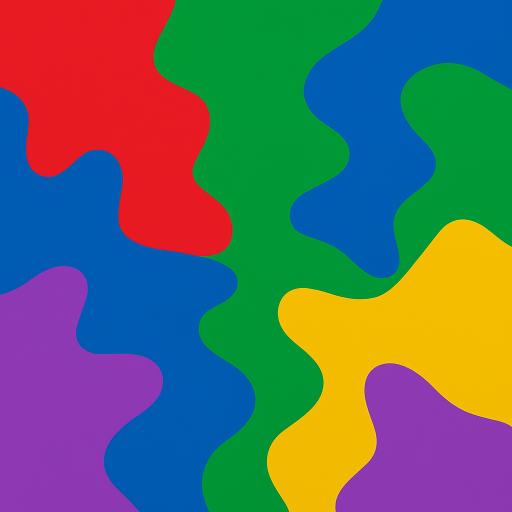
#> input picture img_form_sup/format_sup_1.png, 1024 x 1024 px (shown at 1/2 size); its folder holds only this picture in this run
$ jupyter execute --allow-errors Datasets_generation.ipynb
#> lines starting #> are read from the running program, lines starting #| are printed output that depends on the picture; after the words box and inside, x2 and y2 are one past the last pixel; in counts of white or black regions, pixels touching at a corner belong together
[cell 1]
import numpy as np
import matplotlib.pyplot as plt
from scipy import stats
import pickle
from matplotlib.colors import ListedColormap
import pandas as pd
from PIL import Image
from sklearn.cluster import KMeans
from skimage.filters.rank import modal
from skimage.morphology import disk
from scipy.ndimage import center_of_mass
from scipy.spatial.distance import cdist

[cell 2]
RANDOM_SEED = 42
np.random.seed(RANDOM_SEED)

[cell 3]
# Parameters
SHAPE = (100, 100)
MEANS = [12, 15, 19, 23, 26]
STDS = [2, 1.5, 1.25, 1.75, 2]

# Generate Gaussian matrices
gaussian_matrices = [
    np.random.normal(loc=mean, scale=std, size=SHAPE)
    for mean, std in zip(MEANS, STDS)
]

[cell 4]
# Plot settings
COLORS = ["blue", "green", "red", "orange", "purple"]
labels = [f"N(μ={mean}, σ={std})" for mean, std in zip(MEANS, STDS)]

# Create figure
plt.figure(figsize=(10, 6))

# Plot histograms
for matrix, color, label in zip(gaussian_matrices, COLORS, labels):
    plt.hist(
        matrix.ravel(),
        bins=100,
        alpha=0.6,
        color=color,
        label=label,
        density=True,
    )

# Titles and labels
plt.title("Distribution of Values in Gaussian Matrices")
plt.xlabel("Value")
plt.ylabel("Density")

# Layout
plt.legend()
plt.grid(True)
plt.tight_layout()
plt.show()
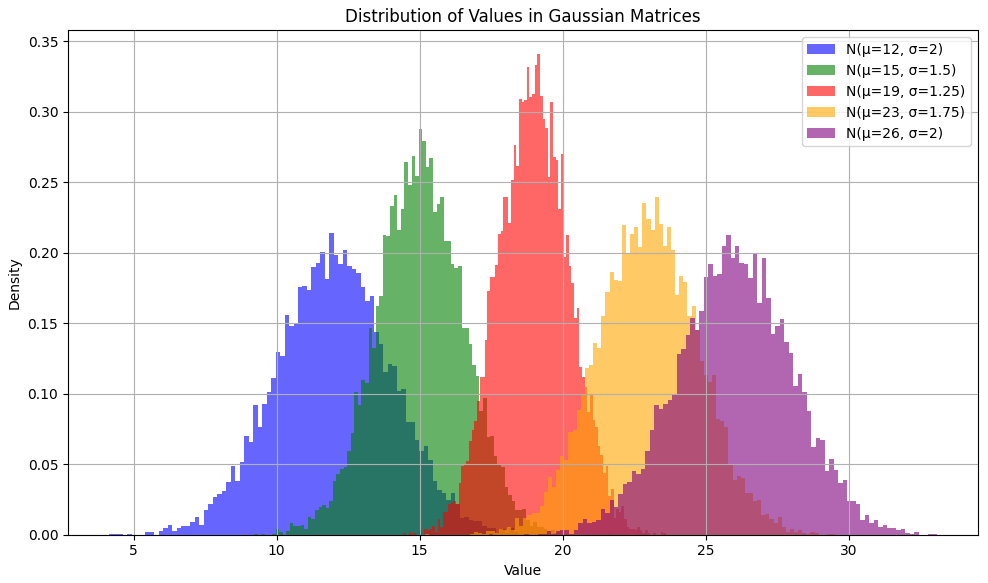
#> figure drawn by matplotlib, 1 panel; tallest bar 0.214 high, from x = 11.85 to 12; tallest bar 0.288 high, from x = 14.97 to 15.09; tallest bar 0.341 high, from x = 19.11 to 19.21

[cell 5]
# Plot settings
COLORS = ["blue", "green", "red", "orange", "purple"]
labels = [f"N(μ={mean}, σ={std})" for mean, std in zip(MEANS, STDS)]

# Create figure
plt.figure(figsize=(7, 5))

# Plot KDE curves
for matrix, color, label in zip(gaussian_matrices, COLORS, labels):
    data = matrix.ravel()
    kde = stats.gaussian_kde(data)

    x_vals = np.linspace(data.min(), data.max(), 300)
    y_vals = kde(x_vals)

    plt.plot(x_vals, y_vals, color=color, label=label)

# Titles and labels
plt.title("Kernel Density Estimation of Gaussian Distributions")
plt.xlabel("Value")
plt.ylabel("Density")

# Layout
plt.grid(True)
plt.legend()
plt.tight_layout()
plt.show()
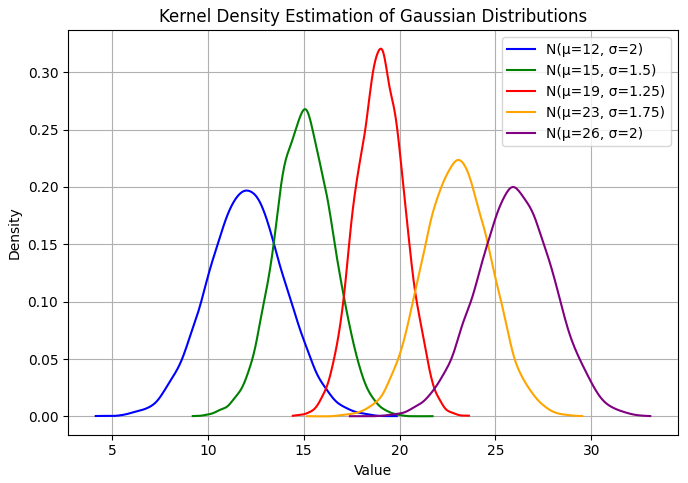
#> figure drawn by matplotlib, 1 panel; curve peaks at x = 12.03, y = 0.197; curve peaks at x = 15.07, y = 0.268; curve peaks at x = 19.01, y = 0.321

## Synthetic Datasets

We define two synthetic datasets built from Gaussian matrices:

- **SD1 (Simple Dataset 1):**
  A column-structured dataset composed of five vertical regions. Each region is generated from a different Gaussian matrix, producing five distinct clusters distributed across the columns.

- **SD2 (Simple Dataset 2):**
  A spatially structured dataset built from concentric circular regions. The background is initialized from the first Gaussian matrix, and nested circular areas are progressively filled with values from the other Gaussian matrices, creating five spatial clusters.

For each dataset, we store:
- the **data matrix**
- the associated **cluster labels**

These datasets are saved in a pickle file for reproducibility and reuse.

[cell 6]
# Simple Dataset 1 (SD1)
sd1_data = np.zeros(SHAPE)
sd1_labels = np.full(SHAPE, -1, dtype=int)

for cluster_id in range(5):
    col_start = cluster_id * 20
    col_end = col_start + 20

    sd1_data[:, col_start:col_end] = gaussian_matrices[cluster_id][:, col_start:col_end]
    sd1_labels[:, col_start:col_end] = cluster_id

[cell 7]
# Simple Dataset 2 (SD2)
ROWS, COLS = SHAPE

sd2_data = gaussian_matrices[0].copy()
sd2_labels = np.zeros((ROWS, COLS), dtype=int)  # Default background class

# Circle center
CENTER_X = 50
CENTER_Y = -20

# Decreasing radii associated with classes 1 to 4
RADII = [100, 80, 60, 40]

for cluster_id, radius in enumerate(RADII, start=1):
    source_matrix = gaussian_matrices[cluster_id]

    for x in range(ROWS):
        for y in range(COLS):
            distance = np.sqrt((x - CENTER_X) ** 2 + (y - CENTER_Y) ** 2)
            if distance < radius:
                sd2_data[x, y] = source_matrix[x, y]
                sd2_labels[x, y] = cluster_id

[cell 8]
def summarize_cluster_statistics(data, labels, means, stds, dataset_name="Dataset"):
    """
    Compute and display target and empirical statistics for each cluster.

    Parameters
    ----------
    data : np.ndarray
        Data matrix.
    labels : np.ndarray
        Cluster label matrix with integer cluster IDs.
    means : list[float]
        Target mean for each cluster.
    stds : list[float]
        Target standard deviation for each cluster.
    dataset_name : str, optional
        Name of the dataset for display.

    Returns
    -------
    pd.DataFrame
        Summary table with rounded statistics.
    """
#> called with dataset_name = 'SD1'
    summary = []

    n_clusters = len(means)

    for cluster_id in range(n_clusters):
        cluster_values = data[labels == cluster_id]

        summary.append(
            {
                "Cluster": cluster_id,
                "Target Mean": float(means[cluster_id]),
                "Empirical Mean": float(cluster_values.mean()),
                "Target Std": float(stds[cluster_id]),
                "Empirical Std": float(cluster_values.std()),
                "Samples": int(cluster_values.size),
            }
        )

    summary_df = pd.DataFrame(summary).round(2)

    display(
        summary_df.style
        .set_caption(f"{dataset_name} - Cluster Statistics")
        .format(
            {
                "Target Mean": "{:.2f}",
                "Empirical Mean": "{:.2f}",
                "Target Std": "{:.2f}",
                "Empirical Std": "{:.2f}",
            }
        )
    )

    return summary_df

#> (a cell that did not finish here is left out)

#> (a cell that did not finish here is left out)


[cell 11]
# Create a colormap using your defined COLORS
cluster_cmap = ListedColormap(COLORS)

fig, axes = plt.subplots(2, 2, figsize=(10, 8))

# SD1 data
im0 = axes[0, 0].imshow(sd1_data)
axes[0, 0].set_title("SD1 Data")
plt.colorbar(im0, ax=axes[0, 0], label="Value")

# SD1 labels (use consistent colors)
im1 = axes[0, 1].imshow(sd1_labels, cmap=cluster_cmap, vmin=0, vmax=len(COLORS)-1)
axes[0, 1].set_title("SD1 Cluster Labels")
plt.colorbar(im1, ax=axes[0, 1], label="Cluster")

# SD2 data
im2 = axes[1, 0].imshow(sd2_data)
axes[1, 0].set_title("SD2 Data")
plt.colorbar(im2, ax=axes[1, 0], label="Value")

# SD2 labels (same colormap)
im3 = axes[1, 1].imshow(sd2_labels, cmap=cluster_cmap, vmin=0, vmax=len(COLORS)-1)
axes[1, 1].set_title("SD2 Cluster Labels")
plt.colorbar(im3, ax=axes[1, 1], label="Cluster")

for ax in axes.ravel():
    ax.set_xlabel("Column")
    ax.set_ylabel("Row")

plt.tight_layout()
plt.show()
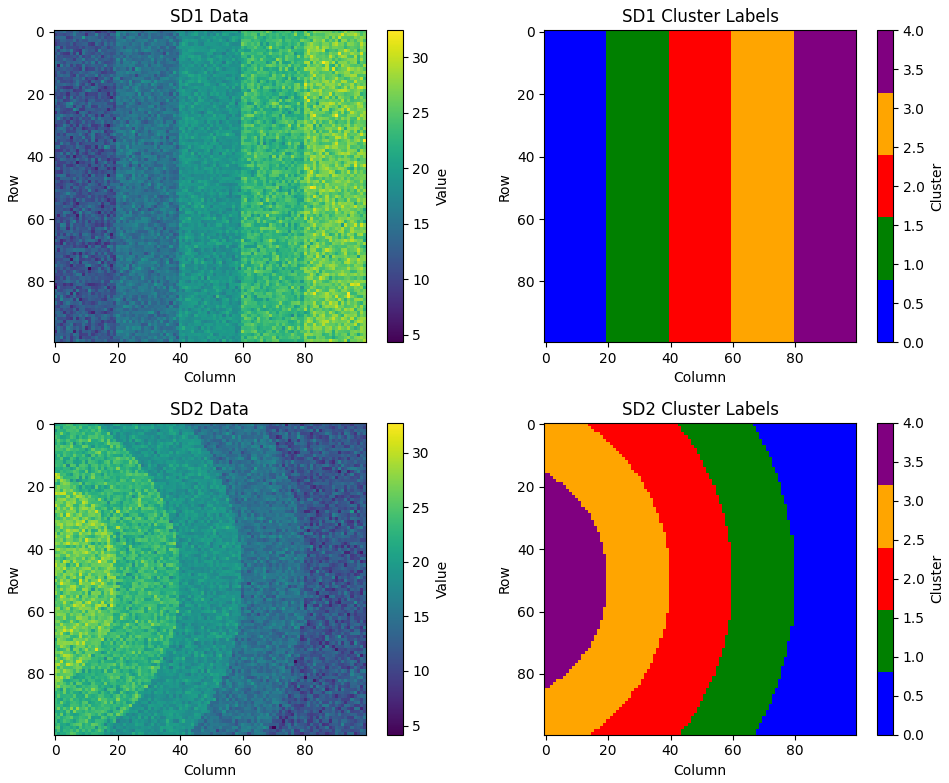
#> figure drawn by matplotlib, 8 panels
#> further down, image is the input picture: PIL image 1024x1024 RGB; mean R, G, B 89.9, 106.2, 99.9
#> `image_resized = image.resize((IMAGE_SIZE, IMAGE_SIZE))`:
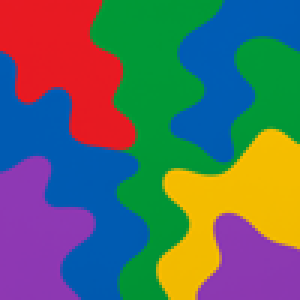
#> image_resized: PIL image 100x100 RGB (shown 3 times larger); mean R, G, B 90.1, 106.2, 99.9
#> `pixel_labels = kmeans.fit_predict(pixels)`: pixel_labels = 10000 values, max 4 at index 0, min 0 at index 34, mean 1.76
#> `label_matrix = pixel_labels.reshape((IMAGE_SIZE, IMAGE_SIZE))`:
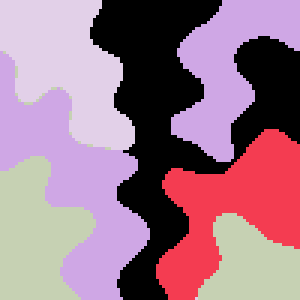
#> label_matrix: shape (100, 100) int32 (shown 3 times larger); 5 distinct labels, from 0 to 4; one colour per label, 0 black

[cell 12]
datasets = {
    "SD1": {
        "data": sd1_data,
        "labels": sd1_labels,
    },
    "SD2": {
        "data": sd2_data,
        "labels": sd2_labels,
    }
}

with open("simple_datasets.pkl", "wb") as file:
    pickle.dump(datasets, file)

## Geological Synthetic Datasets (GSD)

We generate geological synthetic datasets from reference images.

Each image is resized and converted into an RGB array. A KMeans clustering is then applied to the pixel values to identify five spatial regions. The resulting label maps are smoothed and reordered to improve spatial consistency.

For each cluster, Gaussian values are generated using predefined mean and standard deviation parameters. This produces a synthetic dataset associated with a ground-truth cluster map.

[cell 13]
def smooth_labels_fast(label_matrix, radius=5):
#> called with radius = 5
    label_uint8 = label_matrix.astype(np.uint8)
    return modal(label_uint8, disk(radius))
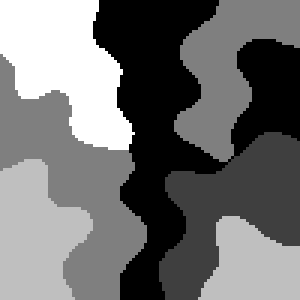
#> returned value: shape (100, 100) (shown 3 times larger); min 0, max 4, mean 1.76; drawn with min black and max white

[cell 14]
def reorder_labels_by_spatial_proximity(label_matrix, n_labels=5):
#> called with n_labels = 5
    new_label_matrix = np.zeros_like(label_matrix)

    # 1. Trouver les centres de chaque cluster
    centers = np.array([center_of_mass(label_matrix == i) for i in range(n_labels)])
#> centers = [[37.4, 59.84], [69.15, 77.04], [45.44, 45.04], [81.95, 40.05], [21.22, 21.54]]

    # 2. Déterminer l'ordre spatial via plus proche voisin
    remaining = list(range(n_labels))
    ordered_labels = []
    current = remaining.pop(0)
    ordered_labels.append(current)

    while remaining:
        distances = cdist([centers[current]], centers[remaining])
        closest_idx = np.argmin(distances)
        current = remaining.pop(closest_idx)
        ordered_labels.append(current)
#> this loop made 4 passes
#> (distances, closest_idx, current) on passes 1 to 4: ([[36.11, 16.85, 48.75, 41.57]], 1, 2), ([[39.83, 36.85, 33.75]], 2, 4), ([[73.33, 63.49]], 1, 3), ([39.14], 0, 1)
#> after the loop, ordered_labels = [0, 2, 4, 3, 1]

    # 3. Créer un mapping : ancien label → nouveau label
    label_mapping = {old: new for new, old in enumerate(ordered_labels)}
#> label_mapping = {0: 0, 2: 1, 4: 2, 3: 3, 1: 4}

    # 4. Appliquer le mapping
    for old_label, new_label in label_mapping.items():
        new_label_matrix[label_matrix == old_label] = new_label
#> this loop made 5 passes
#> old_label on passes 1 to 5: 0, 2, 4, 3, 1
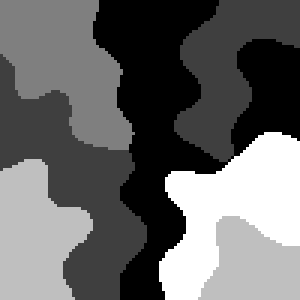
#> new_label_matrix: shape (100, 100) (shown 3 times larger); min 0, max 4, mean 1.63; drawn with min black and max white
#> the loop `for cluster_id in range(N_CLUSTERS):` made 5 passes
#> pass 1, `mask = label_matrix == cluster_id`:
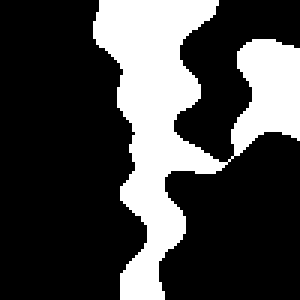
#> mask: shape (100, 100) bool (shown 3 times larger); 27.2% white; 1 white region, box (x1, y1, x2, y2) and area: (31, 0, 100, 100) 2720
#> after the loop `for cluster_id in range(N_CLUSTERS):`:
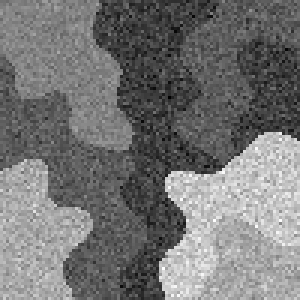
#> dataset: shape (100, 100) float64 (shown 3 times larger); min 5.37, max 31.97, mean 17.7; drawn with min black and max white

    return new_label_matrix

[cell 15]
# Geological Synthetic Datasets (GSD)

# Image paths
BASE_PATH = "img_form_sup/format_sup_"
IMAGE_FILES = ["1.png", "2.png", "3.png", "4.png"]
IMAGE_SIZE = 100
N_CLUSTERS = 5

# Storage
gsd_datasets = []
gsd_label_matrices = []

#> (the rest of this cell did not finish here and is left out)

[cell 16]
gsd_bundle = {
    f"GSD{i + 1}": {
        "data": data,
        "labels": labels,
    }
    for i, (data, labels) in enumerate(zip(gsd_datasets, gsd_label_matrices))
}
#> gsd_bundle = 1 item

with open("geological_synthetic_datasets.pkl", "wb") as file:
    pickle.dump(gsd_bundle, file)

[cell 17]
from matplotlib.colors import ListedColormap

CLUSTER_CMAP = ListedColormap(COLORS)

dataset_id = 0

fig, axes = plt.subplots(1, 2, figsize=(10, 4))

im0 = axes[0].imshow(gsd_datasets[dataset_id])
axes[0].set_title(f"GSD{dataset_id + 1} Data")
axes[0].set_xlabel("Column")
axes[0].set_ylabel("Row")
plt.colorbar(im0, ax=axes[0], label="Value")

im1 = axes[1].imshow(
    gsd_label_matrices[dataset_id],
    cmap=CLUSTER_CMAP,
    vmin=0,
    vmax=len(COLORS) - 1,
)
axes[1].set_title(f"GSD{dataset_id + 1} Cluster Labels")
axes[1].set_xlabel("Column")
axes[1].set_ylabel("Row")
cbar = plt.colorbar(im1, ax=axes[1], label="Cluster")
cbar.set_ticks(range(len(COLORS)))

plt.tight_layout()
plt.show()
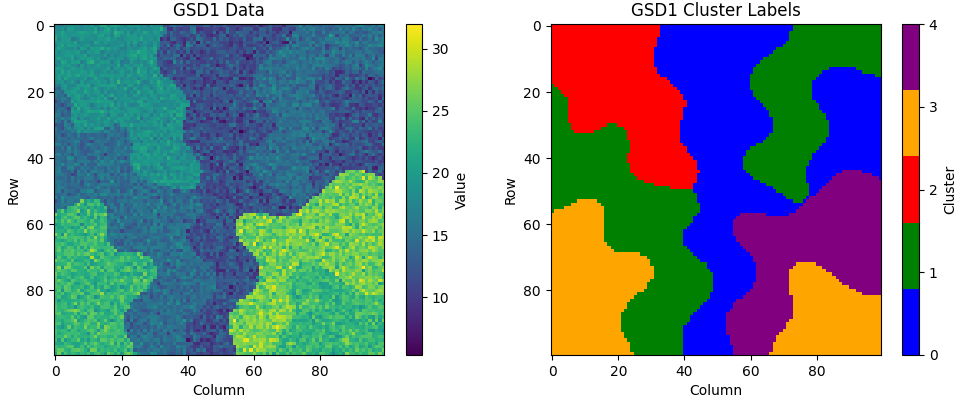
#> figure drawn by matplotlib, 4 panels
